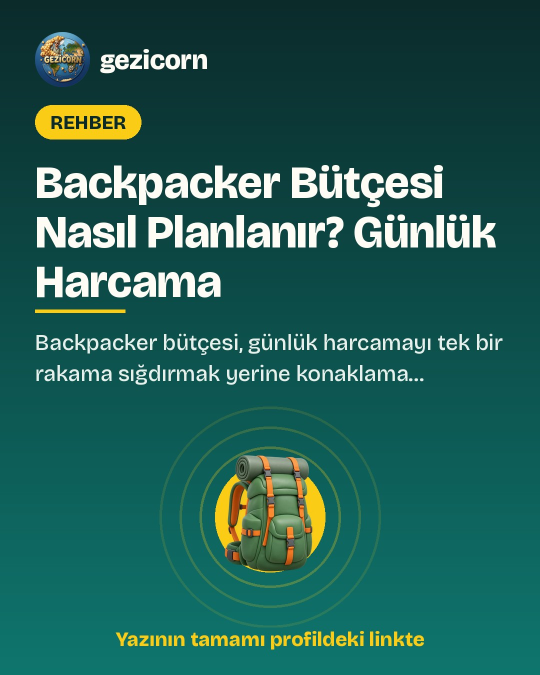
#> input picture img/social/auto/backpacker-butcesi-nasil-planlanir-feed.jpg, 1080 x 1350 px (shown at 1/2 size)
$ python thumb_phnompenh.py ../../img/social/auto/backpacker-butcesi-nasil-planlanir-feed.jpg ../../img/social/auto/backpacker-butcesi-nasil-planlanir-story.jpg out.png 1.0
#> lines starting #> are read from the running program, lines starting #| are printed output that depends on the picture
import sys
from PIL import Image, ImageDraw, ImageFont, ImageFilter, ImageEnhance, ImageOps
W, H = 1280, 720
bgsrc, chip = sys.argv[1], (sys.argv[2] if len(sys.argv) > 2 else '')
out = sys.argv[3] if len(sys.argv) > 3 else 'thumb.jpg'
bg = Image.open(bgsrc).convert('RGB')
#> bg is the input picture: PIL image 1080x1350 RGB; mean R, G, B 35.3, 94.6, 85.7
bg = ImageOps.fit(bg, (W, H), Image.LANCZOS, centering=(0.5, float(sys.argv[4]) if len(sys.argv) > 4 else 0.4))
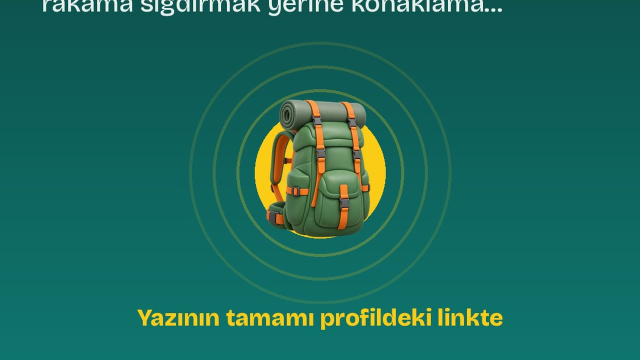
#> bg: PIL image 1280x720 RGB (shown at 1/2 size); mean R, G, B 27, 105.4, 92.5
bg = bg.filter(ImageFilter.GaussianBlur(1.5))
bg = ImageEnhance.Brightness(bg).enhance(1.15); bg = ImageEnhance.Color(bg).enhance(1.25)
#> after `bg = ImageEnhance.Brightness(bg).enhance(1.15)`:
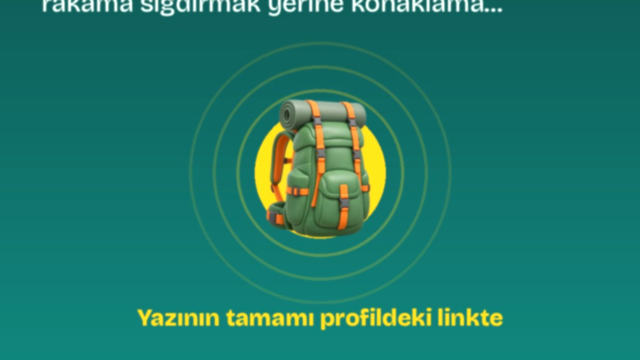
#> bg: PIL image 1280x720 RGB (shown at 1/2 size); mean R, G, B 30.1, 120.8, 105.9
#> after `bg = ImageEnhance.Color(bg).enhance(1.25)`:
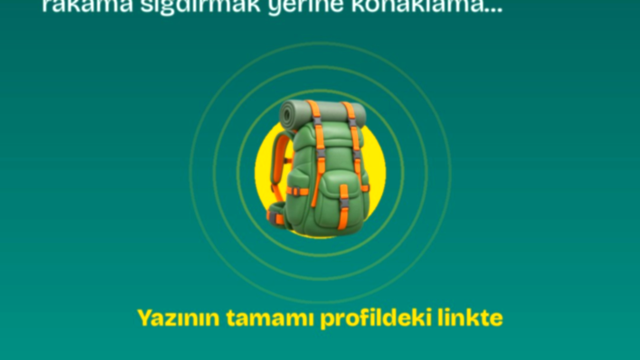
#> bg: PIL image 1280x720 RGB (shown at 1/2 size); mean R, G, B 16.4, 127.6, 109.2
im = bg.convert('RGBA')
# sol tarafa okunabilirlik için koyu degrade
g = Image.new('L', (W, 1)); [g.putpixel((x, 0), int(200 * max(0, 1 - x / 760))) for x in range(W)]
im.alpha_composite(Image.merge('RGBA', [Image.new('L', (W, H), 0)] * 3 + [g.resize((W, H))]))
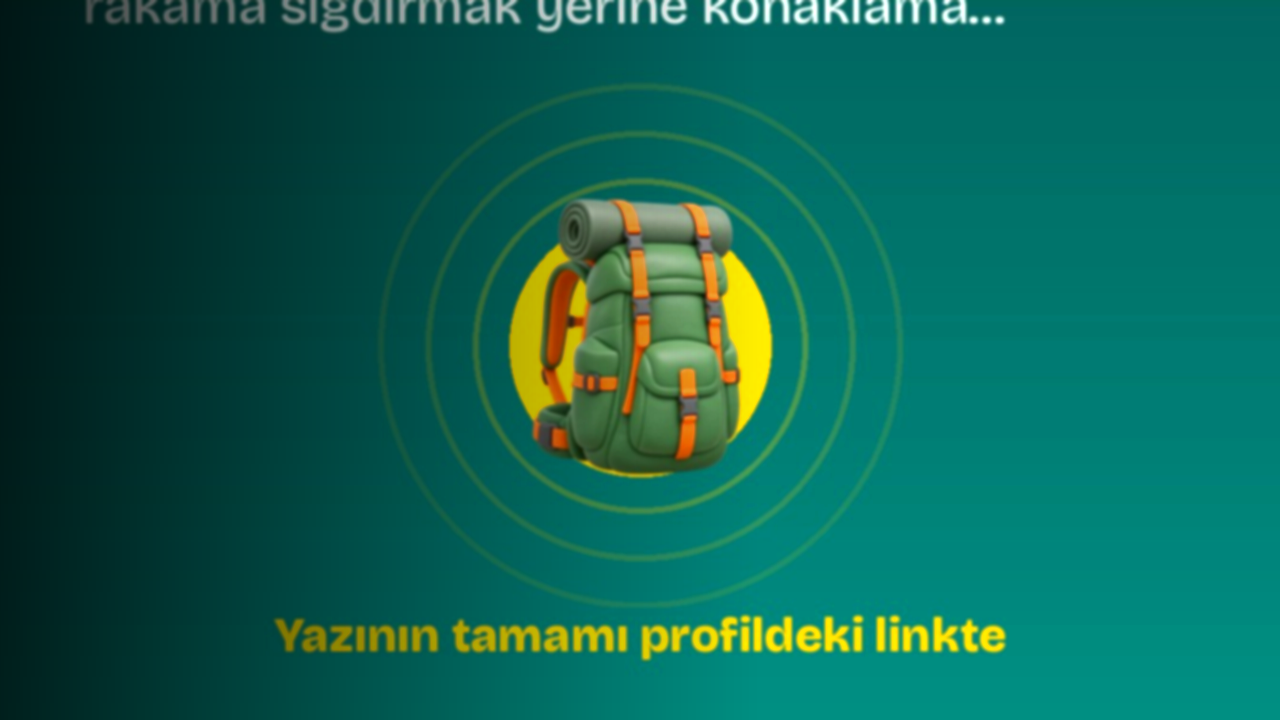
#> im: PIL image 1280x720 RGBA; mean R, G, B, A 13.9, 98.3, 83.3, 255
#> (the run stopped early here; a loop or call above may not have finished)

$ run again, on img/social/auto/bangkokta-sel-felaketi-taylanda-gidecekler-dikkat-story.jpg
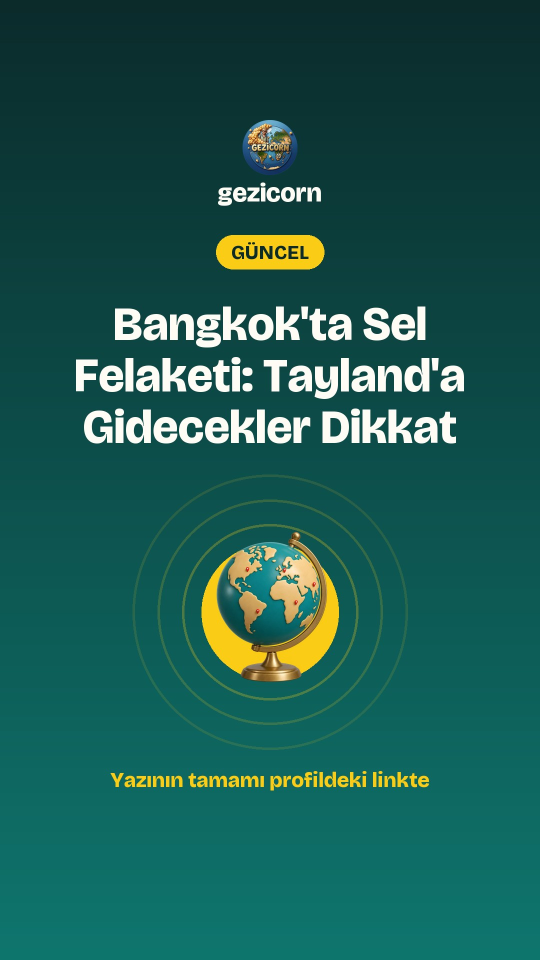
#> input picture img/social/auto/bangkokta-sel-felaketi-taylanda-gidecekler-dikkat-story.jpg, 1080 x 1920 px (shown at 1/2 size)
#> bg is the input picture: PIL image 1080x1920 RGB; mean R, G, B 29, 90.4, 82
#> `bg = ImageEnhance.Brightness(bg).enhance(1.15)`:
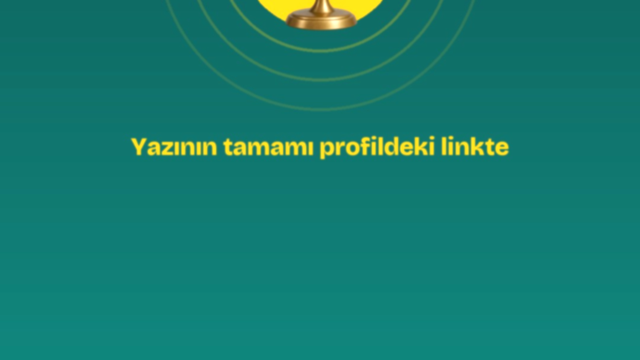
#> bg: PIL image 1280x720 RGB (shown at 1/2 size); mean R, G, B 21.8, 123.6, 111.3
#> `im.alpha_composite(Image.merge('RGBA', [Image.new('L', (W, H), 0)] * 3..`:
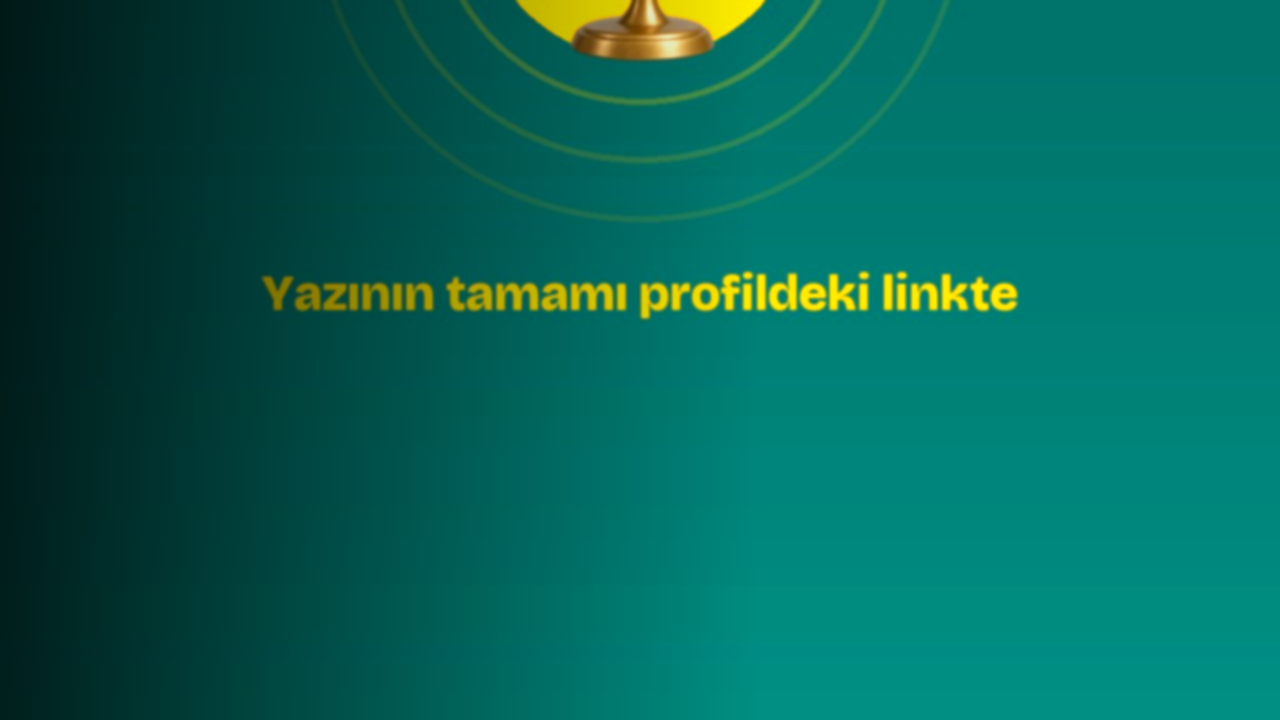
#> im: PIL image 1280x720 RGBA; mean R, G, B, A 5.8, 101, 88.8, 255
